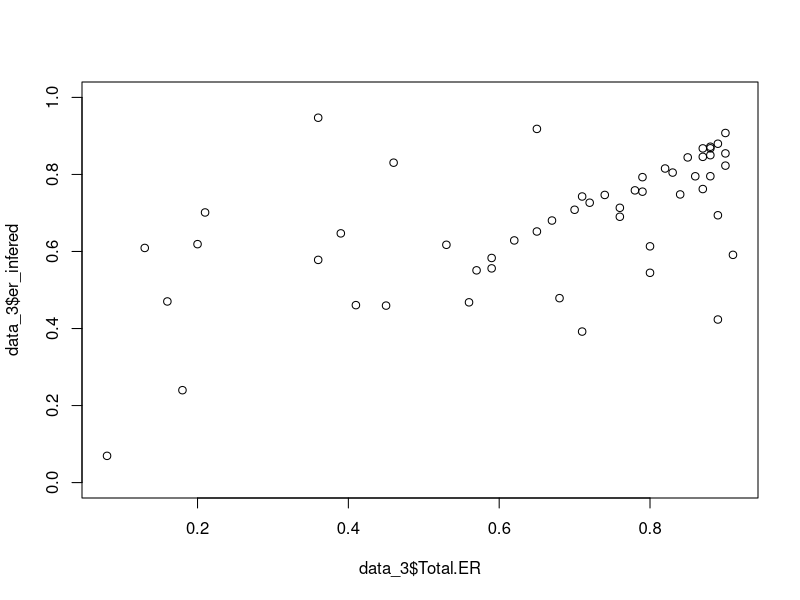

The R source for this figure:
## ---- chunk 1
brood_table_efs <- read.csv("Sockdat.csv")
brood_table_efs$returns <- brood_table_efs$juv # create placeholder for return data
brood_table <- read.csv("Fraser_age_2019-June.csv")
## ---- chunk 2
for (j in unique(brood_table_efs$PopID)){
    for (i in 6:(length(brood_table_efs[brood_table_efs$PopID==j,]$yr))){
          brood_table_efs[brood_table_efs$PopID==j,]$returns[i] <- (brood_table_efs[brood_table_efs$PopID==j,]$rec3[i-3]
          + brood_table_efs[brood_table_efs$PopID==j,]$rec4[i-4]
          + brood_table_efs[brood_table_efs$PopID==j,]$rec5[i-5])
    }
}
## ---- chunk 3
data_1 <- subset(brood_table_efs, PopID == 9)[3:70,]
data_2 <- subset(brood_table, CU_Name == "Shuswap_Late")[1:68,]
## ---- chunk 4
data_2$yr <- data_2$BroodYear 
data_3 <- merge(data_1,data_2)
data_3$harvest <- (data_3$returns*1000000)-data_3$Escape
data_3$er_infered <- data_3$harvest/(data_3$returns*1000000)
## ---- chunk 5

plot(data_3$Total.ER, data_3$er_infered,type="p",ylim=c(0,1))

